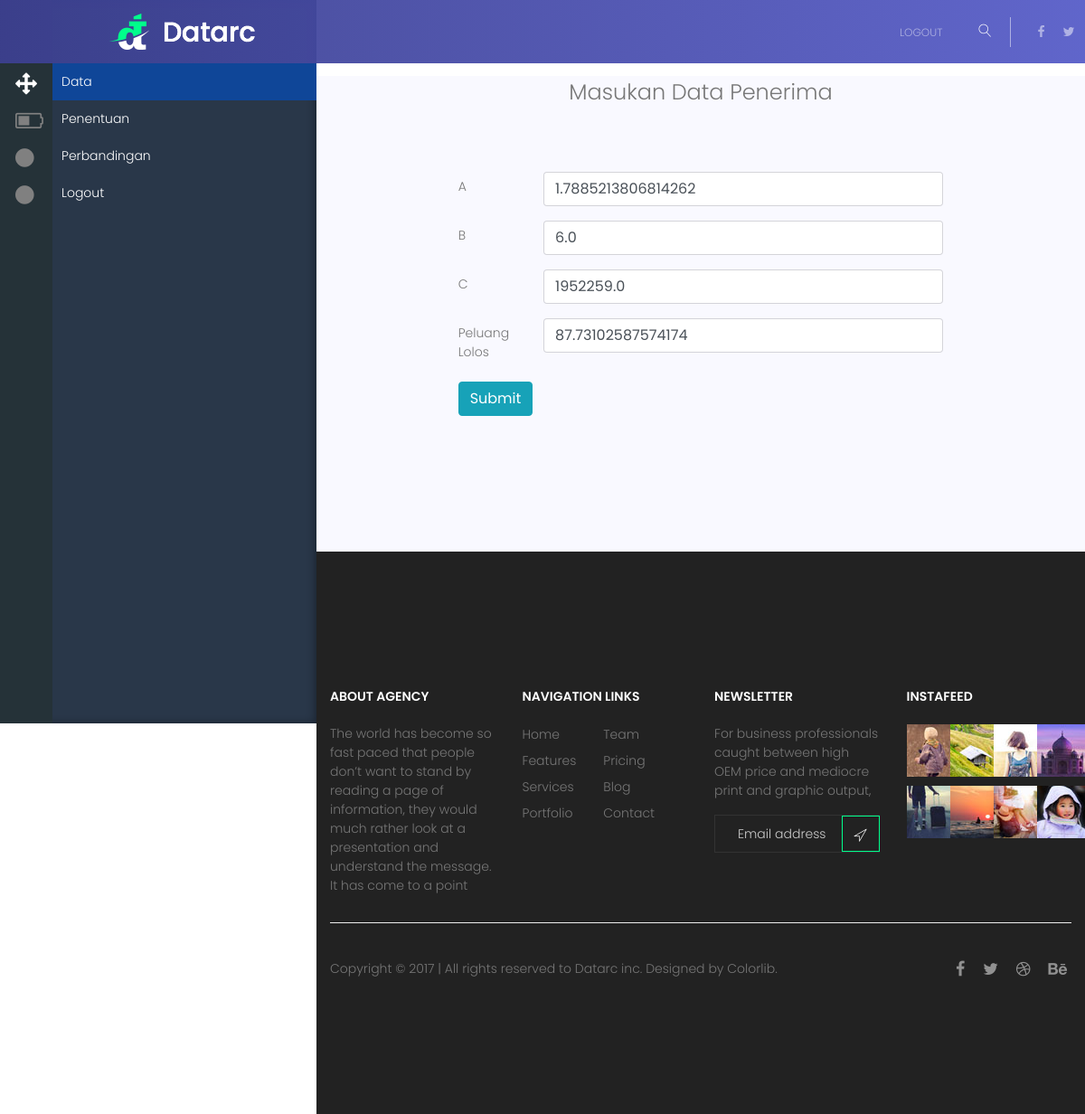
The page /app/data/edit?id=1 (signed in) on the database its author committed.
### app/model.py (models this page shows)
class AppData(Base):
    __tablename__ = 'app_data'
    name = Column(String(250))
    id = Column(Integer, primary_key=True)
    a = Column(Float, default=0.0)
    b = Column(Float, default=0.0)
    c = Column(Float, default=0.0)
    target = Column(Float, default=0.0)

### app/main_app.py (the view)
@bp.route('/data/edit', methods=['GET', 'POST'])
@dbsession_required
@login_required
def dataEdit():
    data_id = request.args.get('id')
    dbsession = g.get('dbsession')
    record = dbsession.query(AppData).filter_by(id=int(data_id)).first()
    if request.method == 'POST':
        a = request.form['a']
        b = request.form['b']
        c = request.form['c']
        target = request.form['target']
        record.a = a
        record.b = b
        record.c = c
        record.target = target
        dbsession.commit()
        return render_template('app/data-edit-result.html', id=data_id)
    else:
        return render_template('app/data-edit.html', x=record)

### app/auth.py (called while the page is built)
def login_required(f):
    @wraps(f)
    def decorated_function(*args, **kwargs):
        if 'user_id' not in session:
            return redirect(url_for('/auth/login'), next=request.url)
        return f(*args, **kwargs)
    return decorated_function

### app/model.py (called while the page is built)
def create_session():
    Base.metadata.bind = engine
    session = DBSession(bind=engine)
    return session

def dbsession_required(f):
    @wraps(f)
    def wrap(*args, **kwargs):
        dbsession = g.pop('dbsession', None)
        if dbsession is None:
            g.dbsession = create_session()
        return f(*args, **kwargs)
    return wrap

def close_session(e=None):
    session = g.pop('dbsession', None)
    if session is not None:
        session.close()

### app/templates/app/data-edit.html (shortened to what this page needs)
<!DOCTYPE html>
<html lang="zxx" class="no-js">
  <head>
    {% include 'commons/header.html' %}
    <link rel="stylesheet" href="/static/css/sidebar.css" />
  </head>
	<body>
    {% include 'app/commons/static-nav.html' %}
    {% include 'app/commons/sidebar.html' %}
    <div id="app-wrapper" class="top-section">
        <section class="gray-bg pb-150">
            <div class="container">
              <div class="row justify-content-center">
                <div class="col-lg-10">
                  <div class="section-title text-center">
                    <h3>Masukan Data Penerima</h3>
                  </div>
                </div>
              </div>
              <div class="row">
                <div class="col-md-8 col-sm-12 mx-auto">
                  <form method='POST' action="?id={{ x.id }}">
                    <div class="form-group row">
                      <label class="col-sm-2 col-form-label">A</label>
                      <div class="col-sm-10">
                        <input name="a" type="number" class="form-control" min="0" step="0.01"
                          value="{{ x.a }}"
                        />
                      </div>
                    </div>
                    <div class="form-group row">
                      <label class="col-sm-2 col-form-label">B</label>
                      <div class="col-sm-10">
                        <input name="b" type="number" class="form-control" min="0" step="0.01"
                          value="{{ x.b }}"
                        />
                      </div>
                    </div>
                    <div class="form-group row">
                      <label class="col-sm-2 col-form-label">C</label>
                      <div class="col-sm-10">
                        <input name="c" type="number" class="form-control" min="0" step="0.01"
                          value="{{ x.c }}"
                        />
                      </div>
                    </div>
                    <div class="form-group row">
                      <label class="col-sm-2 col-form-label">Peluang Lolos</label>
                      <div class="col-sm-10">
                        <input name="target" type="number" class="form-control" min="0" step="0.01"
                          value="{{ x.target }}"
                        />
                      </div>
                    </div>
                    <button type="submit" class="btn btn-info">Submit</button>
                  </form>
                </div>
              </div>
            </div>
          </section>
      {% include 'commons/footer.html' %}
    </div>
	</body>
</html>

### app/static/css/main.css (style rules this page uses)
body { color: #777777; font-family: "Poppins", sans-serif; font-size: 14px; font-weight: 300; line-height: 1.5em; position: relative; }
.gray-bg { background: #f9f9ff; }
h1, h2, h3, h4, h5, h6 { font-family: "Poppins", sans-serif; color: #222222; line-height: 1.5em; margin-bottom: 0; margin-top: 0; font-weight: 600; }
h3, .h3 { font-size: 24px; }
.pb-150 { padding-bottom: 150px; }
.section-title { padding-bottom: 70px; }
.section-title h3 { font-weight: 300; font-size: 24px; color: #777777; }

### app/static/css/sidebar.css (style rules this page uses)
#app-wrapper { margin-left: 350px; }
.top-section { padding-top: 30px; }

### rows shown on the page
AppData: a "1.7885213806814262", b "6.0", c "1952259.0", target "87.73102587574174"
